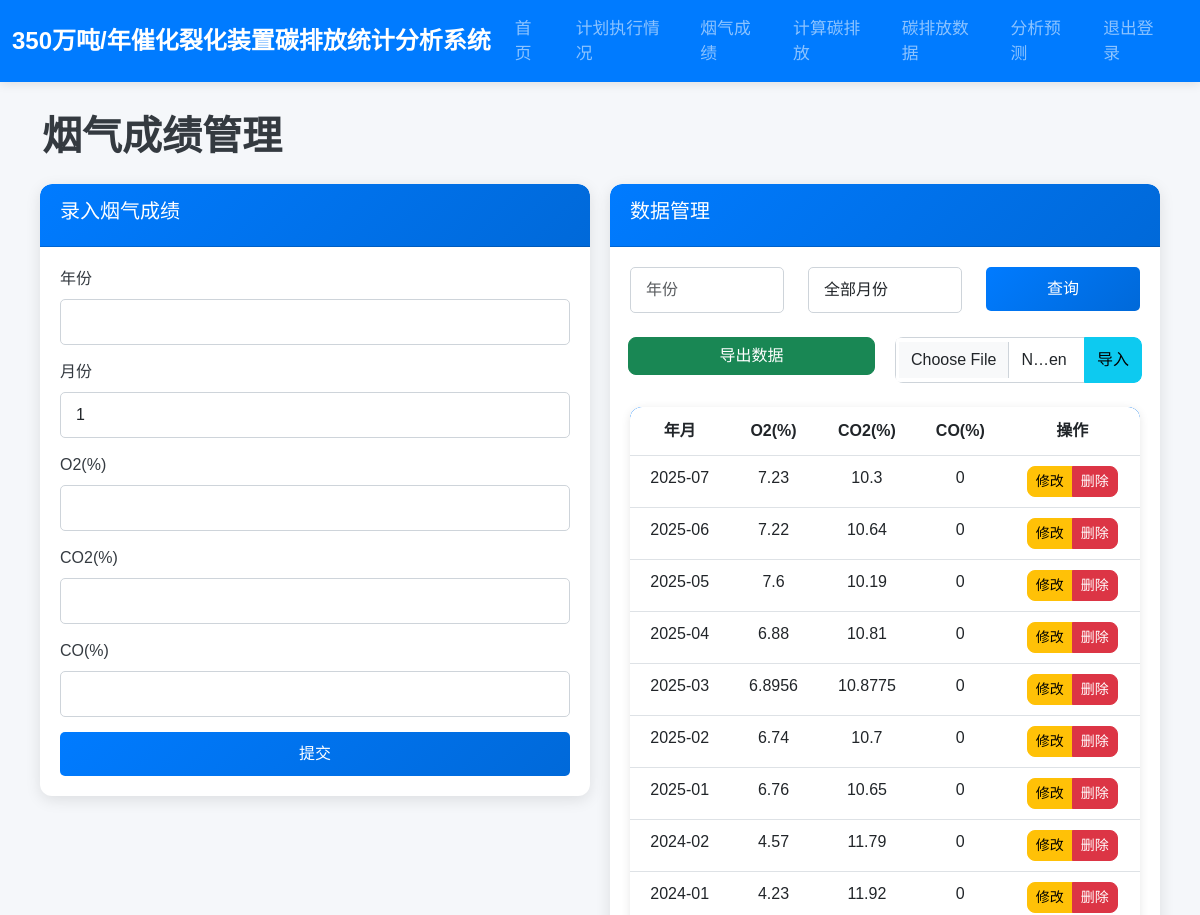
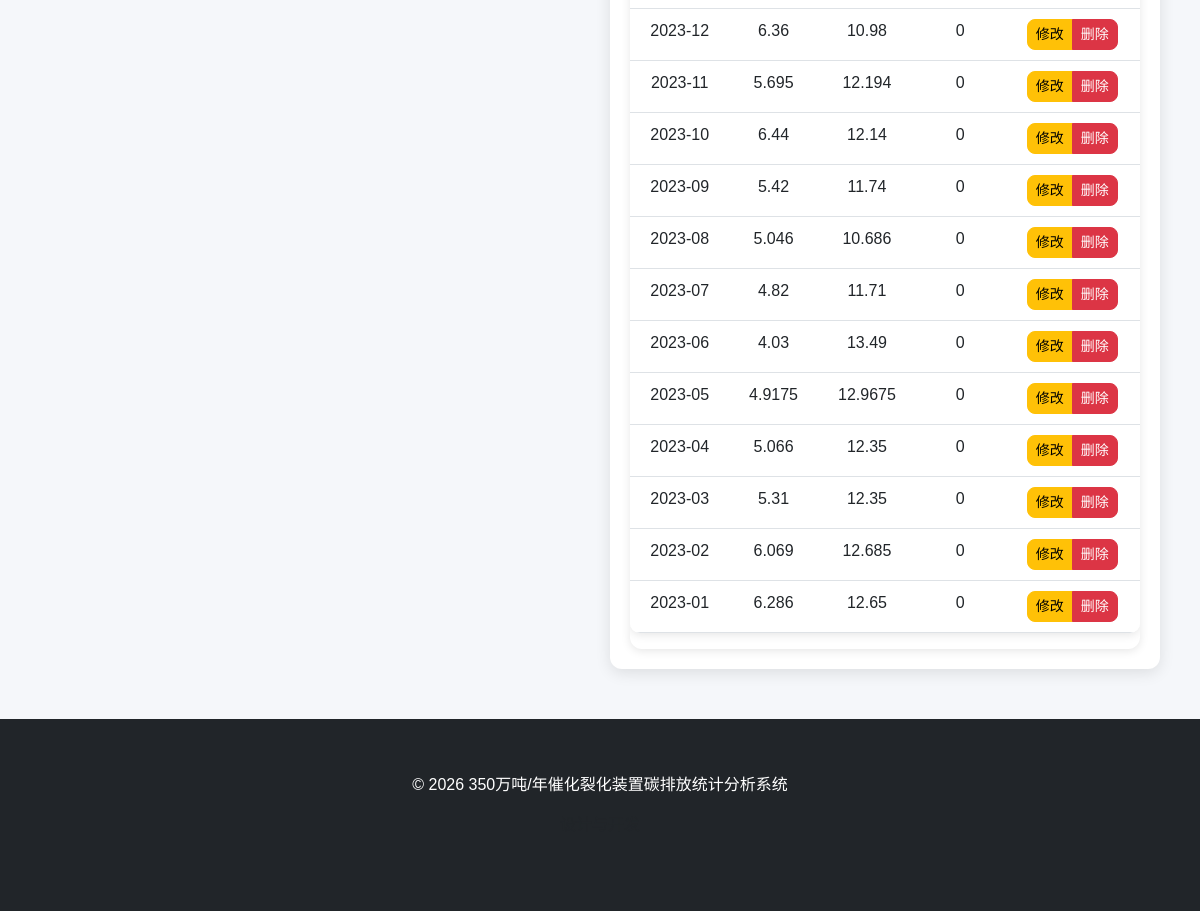
The page /flue_gas (signed in) on the database its author committed (2 pictures, top to bottom).
### app.py (models this page shows)
class FlueGas(db.Model):
    id = db.Column(db.Integer, primary_key=True)
    year = db.Column(db.Integer, nullable=False)
    month = db.Column(db.Integer, nullable=False)
    O2 = db.Column(db.Float, nullable=False)
    CO2 = db.Column(db.Float, nullable=False)
    CO = db.Column(db.Float, nullable=True, default=0)
    created_at = db.Column(db.DateTime, default=datetime.utcnow)

### app.py (the view, shortened to what this page needs)
@app.route('/flue_gas', methods=['GET', 'POST'])
@login_required
def flue_gas():
    form = FlueGasForm()
    year = request.args.get('year', type=int)
    month = request.args.get('month', type=int)
    query = FlueGas.query
    if year and not request.method == 'POST':
        query = query.filter_by(year=year)
    if month and not request.method == 'POST':
        query = query.filter_by(month=month)
    flue_gases = query.order_by(FlueGas.year.desc(), FlueGas.month.desc()).all()
    return render_template('flue_gas.html', form=form, flue_gases=flue_gases, year=year, month=month)

### app.py
class FlueGasForm(FlaskForm):
    year = IntegerField('年份', validators=[DataRequired(), NumberRange(min=2020, max=2030)])
    month = SelectField('月份', choices=[(str(i), str(i)) for i in range(1, 13)], validators=[DataRequired()])
    O2 = FloatField('O2(%)', validators=[DataRequired(), NumberRange(min=0, max=21)])
    CO2 = FloatField('CO2(%)', validators=[DataRequired(), NumberRange(min=0, max=100)])
    CO = FloatField('CO(%)', validators=[NumberRange(min=0, max=100)])
    submit = SubmitField('提交')

### app.py (called while the page is built)
@login_manager.user_loader
def load_user(user_id):
    return User.query.get(int(user_id))

### templates/flue_gas.html (shortened to what this page needs)
{% extends 'base.html' %}
{% block content %}
    <h1 class="mb-4">烟气成绩管理</h1>
    <div class="row">
        <div class="col-md-6">
            <div class="card">
                <div class="card-header">
                    <h2 class="h5">录入烟气成绩</h2>
                </div>
                <div class="card-body">
                    <form method="POST" action="{{ url_for('flue_gas') }}">
                        <div class="form-group">
                            {{ form.year.label(class="form-label") }}
                            {{ form.year(class="form-control") }}
                        </div>
                        <div class="form-group">
                            {{ form.month.label(class="form-label") }}
                            {{ form.month(class="form-control") }}
                        </div>
                        <div class="form-group">
                            {{ form.O2.label(class="form-label") }}
                            {{ form.O2(class="form-control") }}
                        </div>
                        <div class="form-group">
                            {{ form.CO2.label(class="form-label") }}
                            {{ form.CO2(class="form-control") }}
                        </div>
                        <div class="form-group">
                            {{ form.CO.label(class="form-label") }}
                            {{ form.CO(class="form-control") }}
                        </div>
                        {% if current_user.role == 'admin' %}
                        {{ form.submit(class="btn btn-primary w-100") }}
                        {% endif %}
                    </form>
                </div>
            </div>
        </div>
        <div class="col-md-6">
            <div class="card">
                <div class="card-header">
                    <h2 class="h5">数据管理</h2>
                </div>
                <div class="card-body">
                    <form method="GET" class="mb-4">
                        <div class="row">
                            <div class="col-md-4">
                                <input type="number" name="year" placeholder="年份" class="form-control" value="{{ year }}" min="2000" max="2100">
                            </div>
                            <div class="col-md-4">
                                <select name="month" class="form-control">
                                    <option value="">全部月份</option>
                                </select>
                            </div>
                            <div class="col-md-4">
                                <button type="submit" class="btn btn-primary w-100">查询</button>
                            </div>
                        </div>
                    </form>
                    <div class="row mb-4">
                        <div class="col-md-6">
                            <a href="{{ url_for('export_flue_gas') }}" class="btn btn-success w-100">导出数据</a>
                        </div>
                        {% if current_user.role == 'admin' %}
                        <div class="col-md-6">
                            <form method="POST" action="{{ url_for('import_flue_gas') }}" enctype="multipart/form-data">
                                <div class="input-group">
                                    <input type="file" name="file" class="form-control" accept=".xlsx,.xls">
                                    <button type="submit" class="btn btn-info">导入</button>
                                </div>
                            </form>
                        </div>
                        {% endif %}
                    </div>
                    {% if flue_gases %}
                        <div class="table-responsive">
                            <table class="table">
                                <thead>
                                    <tr>
                                        <th>年月</th>
                                        <th>O2(%)</th>
                                        <th>CO2(%)</th>
                                        <th>CO(%)</th>
                                        <th>操作</th>
                                    </tr>
                                </thead>
                                <tbody>
                                    {% for gas in flue_gases %}
                                        <tr>
                                            <td>{{ gas.year }}-{{ "%02d"|format(gas.month) }}</td>
                                            <td>{{ gas.O2 }}</td>
                                            <td>{{ gas.CO2 }}</td>
                                            <td>{{ gas.CO or 0 }}</td>
                                            <td>
                                                {% if current_user.role == 'admin' %}
                                                <div class="btn-group">
                                                    <a href="{{ url_for('flue_gas', year=gas.year, month=gas.month) }}" class="btn btn-sm btn-warning">修改</a>
                                                    <a href="{{ url_for('delete_flue_gas', id=gas.id) }}" class="btn btn-sm btn-danger" onclick="return confirm('确定要删除吗？');">删除</a>
                                                </div>
                                                {% else %}
                                                <span class="text-muted">无权限</span>
                                                {% endif %}
                                            </td>
                                        </tr>
                                    {% endfor %}
                                </tbody>
                            </table>
                        </div>
                    {% else %}
                        <div class="text-center py-4">
                            <p class="text-muted">暂无数据</p>
                        </div>
                    {% endif %}
                </div>
            </div>
        </div>
    </div>
{% endblock %}

### templates/base.html (style rules this page uses)
:root { --primary-color: #007bff; --secondary-color: #6c757d; --success-color: #28a745; --danger-color: #dc3545; --warning-color: #ffc107; --info-color: #17a2b8; --light-color: #f8f9fa; --dark-color: #343a40; }
body { font-family: 'Microsoft YaHei', Arial, sans-serif; background-color: #f5f7fa; color: #333; }
h1, h2, h3, h4, h5 { color: var(--dark-color); font-weight: 600; }
.card { border: none; border-radius: 12px; box-shadow: 0 4px 15px rgba(0,0,0,0.1); transition: all 0.3s ease; overflow: hidden; }
.card-header { background: linear-gradient(135deg, var(--primary-color), #0069d9); color: white; border-radius: 12px 12px 0 0 !important; padding: 15px 20px; }
.card-body { padding: 20px; }
.form-group { margin-bottom: 15px; }
.form-label { font-weight: 500; color: var(--dark-color); margin-bottom: 8px; display: block; }
.btn { border-radius: 8px; font-weight: 500; transition: all 0.3s ease; }
.table { border-radius: 12px; overflow: hidden; box-shadow: 0 2px 10px rgba(0,0,0,0.1); }
.table thead { background: linear-gradient(135deg, var(--primary-color), #0069d9); color: white; }
.table th { padding: 12px 15px; text-align: center; }
.table td { padding: 10px 15px; text-align: center; }
.table-responsive { border-radius: 12px; overflow: hidden; box-shadow: 0 2px 10px rgba(0,0,0,0.1); }
.input-group { border-radius: 8px; overflow: hidden; }
.form-control { border-radius: 8px; border: 1px solid #ced4da; padding: 10px 15px; transition: all 0.3s ease; }
.row { margin-bottom: 20px; }
h1, h2, h3, h4, h5 { color: var(--dark-color); font-weight: 600; margin-bottom: 20px; }
.col-md-6 { padding: 0 10px; }
.btn-primary { background: linear-gradient(135deg, var(--primary-color), #0069d9); border: none; padding: 10px 20px; border-radius: 5px; font-weight: 500; transition: all 0.3s ease; }
.form-control { border-radius: 5px; border: 1px solid #ced4da; transition: all 0.3s ease; }
.table { border-radius: 10px; overflow: hidden; box-shadow: 0 2px 10px rgba(0,0,0,0.1); }
.table thead { background-color: var(--primary-color); color: white; }
.table tbody tr { transition: all 0.2s ease; }

### rows shown on the page
FlueGas: year "2025", month "07", O2 "7.23", CO2 "10.3", CO "0"
FlueGas: year "2025", month "06", O2 "7.22", CO2 "10.64", CO "0"
FlueGas: year "2025", month "05", O2 "7.6", CO2 "10.19", CO "0"
FlueGas: year "2025", month "04", O2 "6.88", CO2 "10.81", CO "0"
FlueGas: year "2025", month "03", O2 "6.8956", CO2 "10.8775", CO "0"
FlueGas: year "2025", month "02", O2 "6.74", CO2 "10.7", CO "0"
FlueGas: year "2025", month "01", O2 "6.76", CO2 "10.65", CO "0"
FlueGas: year "2024", month "02", O2 "4.57", CO2 "11.79", CO "0"
FlueGas: year "2024", month "01", O2 "4.23", CO2 "11.92", CO "0"
FlueGas: year "2023", month "12", O2 "6.36", CO2 "10.98", CO "0"
FlueGas: year "2023", month "11", O2 "5.695", CO2 "12.194", CO "0"
FlueGas: year "2023", month "10", O2 "6.44", CO2 "12.14", CO "0"
FlueGas: year "2023", month "09", O2 "5.42", CO2 "11.74", CO "0"
FlueGas: year "2023", month "08", O2 "5.046", CO2 "10.686", CO "0"
FlueGas: year "2023", month "07", O2 "4.82", CO2 "11.71", CO "0"
FlueGas: year "2023", month "06", O2 "4.03", CO2 "13.49", CO "0"
FlueGas: year "2023", month "05", O2 "4.9175", CO2 "12.9675", CO "0"
FlueGas: year "2023", month "04", O2 "5.066", CO2 "12.35", CO "0"
FlueGas: year "2023", month "03", O2 "5.31", CO2 "12.35", CO "0"
FlueGas: year "2023", month "02", O2 "6.069", CO2 "12.685", CO "0"
FlueGas: year "2023", month "01", O2 "6.286", CO2 "12.65", CO "0"
